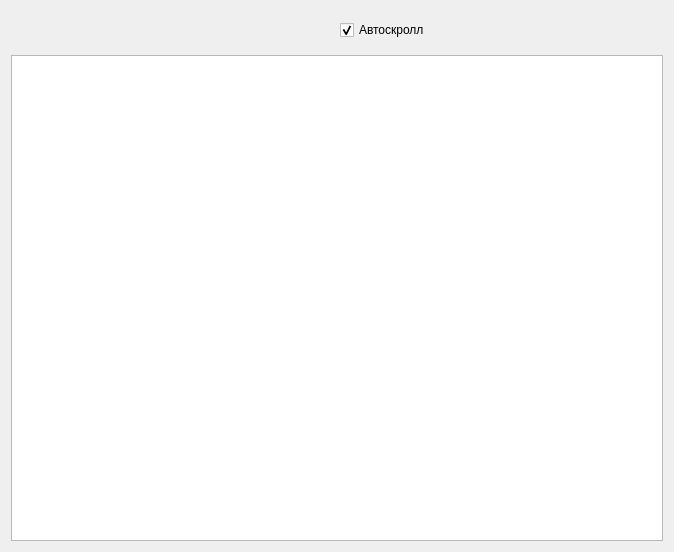
<?xml version="1.0" encoding="UTF-8"?>
<ui version="4.0">
 <class>DataExchange</class>
 <widget class="QWidget" name="DataExchange">
  <property name="geometry">
   <rect>
    <x>0</x>
    <y>0</y>
    <width>674</width>
    <height>552</height>
   </rect>
  </property>
  <property name="windowTitle">
   <string>Form</string>
  </property>
  <layout class="QVBoxLayout" name="verticalLayout_2">
   <item>
    <widget class="QWidget" name="widget" native="true">
     <layout class="QHBoxLayout" name="horizontalLayout_2">
      <item>
       <widget class="QLabel" name="mainLabel">
        <property name="text">
         <string/>
        </property>
       </widget>
      </item>
      <item>
       <widget class="QCheckBox" name="autoscroll">
        <property name="text">
         <string>Автоскролл</string>
        </property>
        <property name="checked">
         <bool>true</bool>
        </property>
       </widget>
      </item>
     </layout>
    </widget>
   </item>
   <item>
    <widget class="QListWidget" name="listWidget"/>
   </item>
  </layout>
 </widget>
 <resources/>
 <connections/>
</ui>
